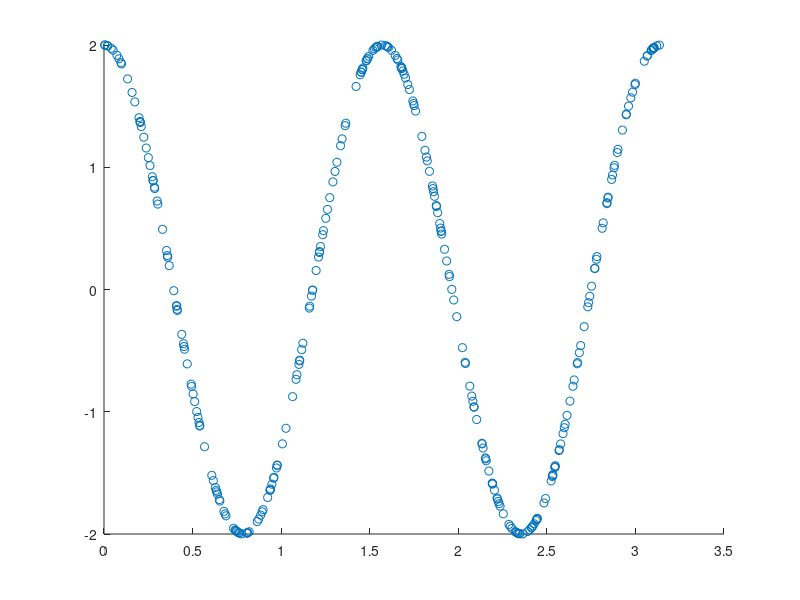

The MATLAB source for this figure: (Note: this script raises an error after producing the figure.)
clear all
close all
%genfig('Single-input Mamdani fuzzy model: MFs');

point_n = 300;
Ant_num=7;
Cons_num=3;
%x = linspace(0, pi, point_n);
a = 0 ;  b= pi  ;
x= b*rand(1,point_n);
x=sort(x);
y=2*cos(4*x);
scatter(x,y);
y1=sort(y);
ante_param = [0           pi/16;
              pi/6        pi/16;
              pi/3        pi/16;
              pi/2        pi/16;
              2*pi/3      pi/16;
              5*pi/6      pi/16;
              pi          pi/16] ;
grid on 		       

%figure;
grid off
ante_mf = zeros(Ant_num, point_n);
for i=1:Ant_num
    ante_mf(i, :) = gauss_mf(x, ante_param(i, :));
end
figure;
subplot(211);
plot(x', ante_mf');
axis([-inf inf 0 1.2]);
xlabel('X'); ylabel('Membership Grades');
text(.5, 1.1, 'small');
text(1.5, 1.1, 'medium');
text(2.5, 1.1, 'large');

%y = linspace(0, 10, point_n);
cons_param = [-2   1/2;
            %  -1   1/6;
               0   1/2;
             %  1   1/6;
               2   1/2];

cons_mf = zeros(Cons_num, point_n);
for i=1:Cons_num
    cons_mf(i, :) = gauss_mf(y, cons_param(i, :));
end



subplot(212);
plot(y', cons_mf');

axis([-inf inf 0 1.2]);
xlabel('Y'); ylabel('Membership Grades');
text(-1, 1.1, 'small');
text(0, 1.1, 'medium');
text(1, 1.1, 'large');

set(findobj(gcf, 'type', 'text'), 'hori', 'center');

output = zeros(size(x));
%qualified_cons_mf = zeros(Cons_num, point_n);
for i = 1:point_n,
    for j=1:Ant_num
        	w(j) = gauss_mf(x(i), ante_param(j,:));
    end
    for j=1:Cons_num
	        v(j) = gauss_mf(y(i), cons_param(j,:));
    end
	[W(i) In_ant(i)]=max(w);
    [V(i) In_cons(i)]=max(v);
       
end

TRule(:,3)=W.*V;
TRule(:,1)=In_ant;
TRule(:,2)=In_cons;
Rule=Rule_func(TRule,Ant_num);

for i=1:point_n
    Xindex=find(Rule(:,1)==In_ant(i));
    output(i)=defuzzy(y(i),cons_mf(Rule(Xindex,2),:),1);
    
end

%genfig('Single-input Mamdani fuzzy model: input-output curve');
hold on,
scatter(x,y);
scatter(x, output,'r+');
%hold off
axis([min(x) max(x) min(y) max(y)]);
xlabel('X'); ylabel('Y');
%Rules Extraction
















